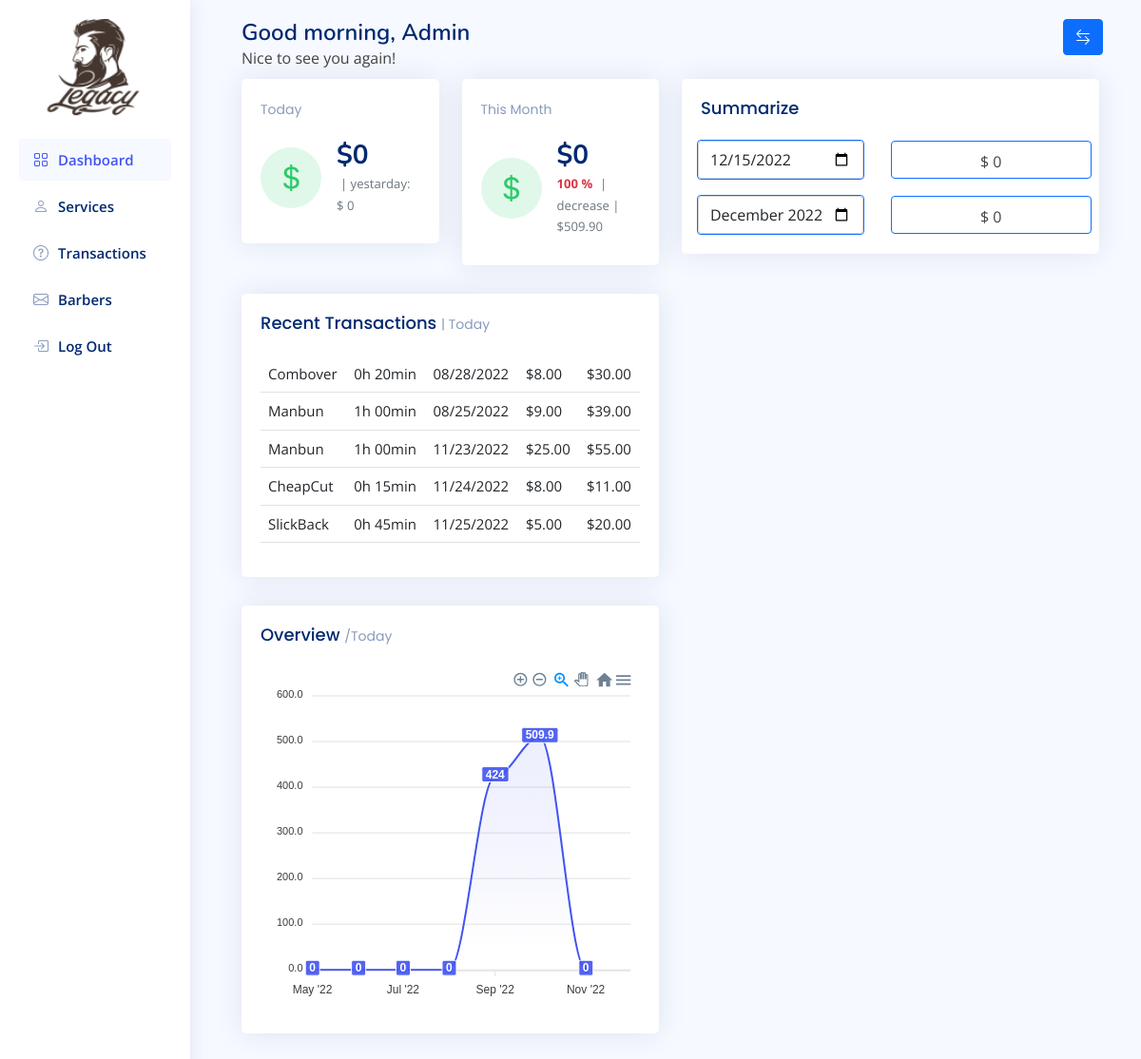
The app's page / (signed in) with its own data.
### summaryapp/models/assignment.py (models this page shows, shortened)
class AssingmentModel(models.Model):
    employee = models.ForeignKey(BarberModel, on_delete=models.CASCADE)
    service = models.ForeignKey(ServiceModel, on_delete=models.CASCADE)
    created_at = models.DateTimeField(auto_now_add=True)
    tip = models.DecimalField(max_digits = 4, decimal_places = 2)
    class Meta:
        db_table = 'assignment'
        verbose_name = 'Assignment'
        verbose_name_plural = 'Assignments'

### summaryapp/models/service.py (models this page shows)
class ServiceModel(models.Model):
    name = models.CharField(max_length=30, blank = False, null=False)
    time = models.DurationField(blank = True, null = True)
    prize = models.DecimalField(max_digits = 6, decimal_places = 2)
    class Meta:
        db_table = 'service'
        verbose_name = 'Service'
        verbose_name_plural = 'Services'
    def __str__(self):
        return self.name

### summaryapp/views.py (the view)
# urls.py: path('', views.dashboard, name='dashboard'),
@login_required(login_url="/login")
def dashboard(request):
    assignments = AssingmentModel.objects.all().order_by('-id')[:5]
    now = datetime.now()
    year = now.year
    month = now.month
    today = now.day
    assignments_day = AssingmentModel.objects.filter(Q(created_at__year = year) & Q(created_at__month = month) & Q(created_at__day = today))
    assignments_month = AssingmentModel.objects.filter(Q(created_at__year = year) & Q(created_at__month = month))
    sum_month = []
    sum_day = []
    for assignment in assignments_day:
        prize_day = 0
        prize_day += assignment.service.prize
        prize_day += assignment.tip
        sum_day.append(prize_day)
    for assignment in assignments_month:
        prize_month = 0
        prize_month += assignment.service.prize
        prize_month += assignment.tip
        sum_month.append(prize_month)
    assignments_day_before = AssingmentModel.objects.filter(Q(created_at__year = year) & Q(created_at__month = month) & Q(created_at__day = (int(today)-1)))
    assignments_month_before = AssingmentModel.objects.filter(Q(created_at__year = year) & Q(created_at__month = (int(month)-1)))
    sum_month_before = []
    sum_day_before = []
    for assignment in assignments_day_before:
        prize_day_before = 0
        prize_day_before += assignment.service.prize
        prize_day_before += assignment.tip
        sum_day_before.append(prize_day_before)
    for assignment in assignments_month_before:
        prize_month_before = 0
        prize_month_before += assignment.service.prize
        prize_month_before += assignment.tip
        sum_month_before.append(prize_month_before)
    month_before2 = month-2
    month_before3 = month-3
    month_before4 = month-4
    month_before5 = month-5
    month_before6 = month-6
    assignments_month_before2 = AssingmentModel.objects.filter(Q(created_at__year = year) & Q(created_at__month = month_before2))
    assignments_month_before3 = AssingmentModel.objects.filter(Q(created_at__year = year) & Q(created_at__month = month_before3))
    assignments_month_before4 = AssingmentModel.objects.filter(Q(created_at__year = year) & Q(created_at__month = month_before4))
    assignments_month_before5 = AssingmentModel.objects.filter(Q(created_at__year = year) & Q(created_at__month = month_before5))
    assignments_month_before6 = AssingmentModel.objects.filter(Q(created_at__year = year) & Q(created_at__month = month_before6))
    assignments9= AssingmentModel.objects.filter(created_at__month = datetime.now().month-3)
    print("assignments9")
    for ass in assignments9:
        print(ass.created_at)
    print("--------------------------------------------")
    ssignments_month_before = assignments9.filter(created_at__year = int(2023))
    print("assignments_month_before/month-2")
    for ass in ssignments_month_before:
        print(ass.created_at)
    sum_month_before2 = []
    sum_month_before3 = []
    sum_month_before4 = []
    sum_month_before5 = []
    sum_month_before6 = []
    for assignment in assignments_month_before2:
        prize_month_before2 = 0
        prize_month_before2 += assignment.service.prize
        prize_month_before2 += assignment.tip
        sum_month_before2.append(prize_month_before2)
    for assignment in assignments_month_before3:
        prize_month_before3 = 0
        prize_month_before3 += assignment.service.prize
        prize_month_before3 += assignment.tip
        sum_month_before3.append(prize_month_before3)
    for assignment in assignments_month_before4:
        prize_month_before4 = 0
        prize_month_before4 += assignment.service.prize
        prize_month_before4 += assignment.tip
        sum_month_before4.append(prize_month_before4)
    for assignment in assignments_month_before5:
        prize_month_before5 = 0
        prize_month_before5 += assignment.service.prize
        prize_month_before5 += assignment.tip
        sum_month_before5.append(prize_month_before5)
    for assignment in assignments_month_before6:
        prize_month_before6 = 0
        prize_month_before6 += assignment.service.prize
        prize_month_before6 += assignment.tip
        sum_month_before6.append(prize_month_before6)
    chart_data = [sum(sum_month), sum(sum_month_before), sum(sum_month_before2), sum(sum_month_before3), sum(sum_month_before4), sum(sum_month_before5), sum(sum_month_before6)]
    chart_data.reverse()
    return render(request, 'dashboard/home.html', {"assignments": assignments, "sum_day": sum(sum_day), "sum_month": sum(sum_month), 'month_sum_before':sum(sum_month_before), 'day_sum_before':sum(sum_day_before), "sum": chart_data})

### summaryapp/templatetags/tags.py (called while the page is built)
@register.filter
def to_hm(value):
    s = str(value)
    hm = s[0:1]+"h "+s[2:4]+"min"
    return hm

@register.filter
def outcome(assignment):
    outcome = assignment.service.prize + assignment.tip
    return outcome

### summaryapp/templates/dashboard/home.html (shortened to what this page needs)
{% extends 'dashboard/sidebar.html' %}
{% load tags %}
{% block content %}
<main id="main" class="main">
    <div class="pagetitle">
       <h1>Good morning, Admin</h1>
       Nice to see you again!
    </div>
    <button class="btn btn-primary toggle-sidebar-btn" ><i class="bi bi-arrow-left-right"></i></button>
    <section class="section dashboard">
       <div class="row">
          <div class="col-lg-6">
             <div class="row">
                <div class="col-md-6">
                   <div class="card info-card revenue-card">
                      <div class="card-body" style="font-size: 15px;">
                         <h5 class="card-title"><span>Today</span></h5>
                         <div class="d-flex align-items-center">
                            <div class="card-icon rounded-circle d-flex align-items-center justify-content-center"> <i class="bi bi-currency-dollar"></i></div>
                            <div class="ps-3">
                               <h6>${{sum_day}}</h6>
                               <span id="123456" class="text-success small pt-1 fw-bold">0%</span> <span class="text-muted small pt-2 ps-1"></span>
                            </div>
                         </div>
                      </div>
                   </div>
                </div>
                <div class="col-md-6">
                   <div class="card info-card revenue-card">
                      <div class="card-body" style="font-size: 15px;">
                         <h5 class="card-title"><span>This Month</span></h5>
                         <div class="d-flex align-items-center">
                            <div class="card-icon rounded-circle d-flex align-items-center justify-content-center"> <i class="bi bi-currency-dollar"></i></div>
                            <div class="ps-3">
                               <h6>${{sum_month}}</h6>
                               <span id="1234567" class="text-success small pt-1 fw-bold">0%</span> <span class="text-muted small pt-2 ps-1"></span>
                            </div>
                         </div>
                      </div>
                   </div>
                </div>
             </div>
                <div class="card">
                      <div class="card-body" style="font-size: 15px;">
                        <h5 class="card-title">Recent Transactions <span>| Today</span></h5>
                        <table class="table table-hover">
                           <tbody style="font-size: 15px;">
                           {% for assignment in assignments reversed %}
                           <tr>
                              <td>{{assignment.service}}</td>
                              <td>{{assignment.service.time|to_hm}}</td>
                              <td>{{assignment.created_at|date:"SHORT_DATE_FORMAT"}}</td>
                              <td>${{assignment.tip}}</td>
                              <td>${{assignment|outcome}}</td>
                           </tr>
                           {% endfor %}
                           </tbody>
                        </table>
                   </div>
                </div>
                <div class="card">
                   <div class="card-body">
                      <h5 class="card-title">Overview <span>/Today</span></h5>
                      <div id="reportsChart"></div>
                   </div>
                </div>
          </div>
          <div class="col-lg">
            <div class="card sticky-top" style='top: 30px;'>
               <div class="card-body">
                  <h5 class="card-title">Summarize</h5>
                  <div class="row align-items-center justify-content-between">
                     <div class="col-5 px-0 ms-2  border text-center rounded border-primary" ><input type="date" style="height: 40px;" class="form-control" name="today" value="" min="2020-01-01" max="" /></div>
                     <div id="day_sum" class="col-6 border text-center rounded border-primary" style="height: 40px; padding-top: 9px;">$ {{sum_day}}</div>
                  </div>
                  <div class="row align-items-center pt-3 justify-content-between">
                     <div class="col-5 px-0 ms-2 border text-center rounded border-primary"><input type='month' style="height: 40px;" class="form-control" name="month" value="2022-11" min="2010-01" max="" /></div>
                     <div id="month_sum" class="col-6 border text-center rounded border-primary" style="height: 40px; padding-top: 9px;">$ {{sum_month}}</div>
                  </div>
               </div>
           </div>
          </div>
       </div>
    </section>
</main>
{% endblock %}

### summaryapp/templates/dashboard/sidebar.html (shortened to what this page needs)
{% load static %}
<!DOCTYPE html>
<html lang="en">
   <head>
      <link href="https://cdn.jsdelivr.net/npm/bootstrap@5.2.2/dist/css/bootstrap.min.css" rel="stylesheet">
      <link rel="stylesheet" href="https://cdn.jsdelivr.net/npm/bootstrap-icons@1.9.1/font/bootstrap-icons.css">
      <link href="{% static '/css/bootstrap.min.css' %}" rel="stylesheet">
      <link href="{% static '/css/bootstrap-icons.css' %}" rel="stylesheet">
      <link href="{% static '/css/boxicons.min.css' %}" rel="stylesheet">
      <link href="{% static '/css/quill.snow.css' %}" rel="stylesheet">
      <link href="{% static '/css/quill.bubble.css' %}" rel="stylesheet">
      <link href="{% static '/css/remixicon.css' %}" rel="stylesheet">
      <link href="{% static '/css/simple-datatables.css' %}" rel="stylesheet">
      <link href="{% static '/css/style.css' %}" rel="stylesheet">
   </head>
   <body>
      <div class="container">
         <div class="col-1">
            <aside  class="sidebar">
               <ul class="sidebar-nav" id="sidebar-nav">
                  <img src="{% static '/img/logo.png' %}" style="width: 110px; height: 110px;" class="rounded mx-auto mb-3 d-block" alt="...">
                  <li class="nav-item"> <a class="nav-link collapsed" href="dashboard"> <i class="bi bi-grid"></i> <span>Dashboard</span> </a></li>
                  <li class="nav-item"> <a class="nav-link collapsed" href="services"> <i class="bi bi-person"></i> <span>Services</span> </a></li>
                  <li class="nav-item"> <a class="nav-link collapsed" href="transactions"> <i class="bi bi-question-circle"></i> <span>Transactions</span> </a></li>
                  <li class="nav-item"> <a class="nav-link collapsed" href="barbers"> <i class="bi bi-envelope"></i> <span>Barbers</span> </a></li>
                  <li class="nav-item"> <a class="nav-link collapsed" href="/logout"> <i class="bi bi-box-arrow-in-right"></i> <span>Log Out</span> </a></li>
               </ul>
            </aside>
         </div>
      </div>
      <div class="container-fluid" >
        {% block content %}{% endblock %}
      </div>
    </body>
    </html>

### summaryapp/static/css/style.css (style rules this page uses)
:root { scroll-behavior: smooth; }
body { font-family: "Open Sans", sans-serif; background: #f6f9ff; color: #444444; }
a { color: #4154f1; text-decoration: none; }
h1, h2, h3, h4, h5, h6 { font-family: "Nunito", sans-serif; }
#main { margin-top: 20; padding: 20px; transition: all 0.3s; }
.pagetitle { margin-bottom: 10px; }
.pagetitle h1 { font-size: 24px; margin-bottom: 0; font-weight: 600; color: #012970; }
.card { margin-bottom: 30px; border: none; border-radius: 5px; box-shadow: 0px 0 30px rgba(1, 41, 112, 0.1); }
.card-title { padding: 20px 0 15px 0; font-size: 18px; font-weight: 500; color: #012970; font-family: "Poppins", sans-serif; }
.card-title span { color: #899bbd; font-size: 14px; font-weight: 400; }
.card-body { padding: 0 20px 20px 20px; }
.sidebar { position: fixed; top: 0; left: 0; right: 0; bottom: 0; width: 200px; z-index: 996; transition: all 0.3s; padding: 20px; overflow-y: auto; scrollbar-width: thin; scrollbar-color: #aab7cf transparent; box-shadow: 0px 0px 20px rgba(1, 41, 112, 0.1); background-color: #fff; }
@media (min-width: 1200px) { #main, #footer { margin-left: 210px; } }
.sidebar-nav { padding: 0; margin: 0; list-style: none; }
.sidebar-nav li { padding: 0; margin: 0; list-style: none; }
.sidebar-nav .nav-item { margin-bottom: 5px; }
.sidebar-nav .nav-link { display: flex; align-items: center; font-size: 15px; font-weight: 600; color: #4154f1; transition: 0.3; background: #f6f9ff; padding: 10px 15px; border-radius: 4px; }
.sidebar-nav .nav-link i { font-size: 16px; margin-right: 10px; color: #4154f1; }
.sidebar-nav .nav-link.collapsed { color: #012970; background: #fff; }
.sidebar-nav .nav-link.collapsed i { color: #899bbd; }
.dashboard .info-card { padding-bottom: 10px; }
.dashboard .info-card h6 { font-size: 28px; color: #012970; font-weight: 700; margin: 0; padding: 0; }
.dashboard .card-icon { font-size: 32px; line-height: 0; width: 64px; height: 64px; flex-shrink: 0; flex-grow: 0; }
.dashboard .revenue-card .card-icon { color: #2eca6a; background: #e0f8e9; }

### summaryapp/templates/dashboard/sidebar.html (style rules this page uses)
.toggle-sidebar-btn { position: absolute; right: 40px; top: 20px; }

### records on screen
AssingmentModel: service "Combover", service.time|to_hm "0h 20min", created_at "08/28/2022", tip "8.00", service+tip "30.00"
AssingmentModel: service "Manbun", service.time|to_hm "1h 00min", created_at "08/25/2022", tip "9.00", service+tip "39.00"
AssingmentModel: service "Manbun", service.time|to_hm "1h 00min", created_at "11/23/2022", tip "25.00", service+tip "55.00"
AssingmentModel: service "CheapCut", service.time|to_hm "0h 15min", created_at "11/24/2022", tip "8.00", service+tip "11.00"
AssingmentModel: service "SlickBack", service.time|to_hm "0h 45min", created_at "11/25/2022", tip "5.00", service+tip "20.00"

### other values on screen
{{ sum_day }} "0"
{{ sum_month }} "0"
